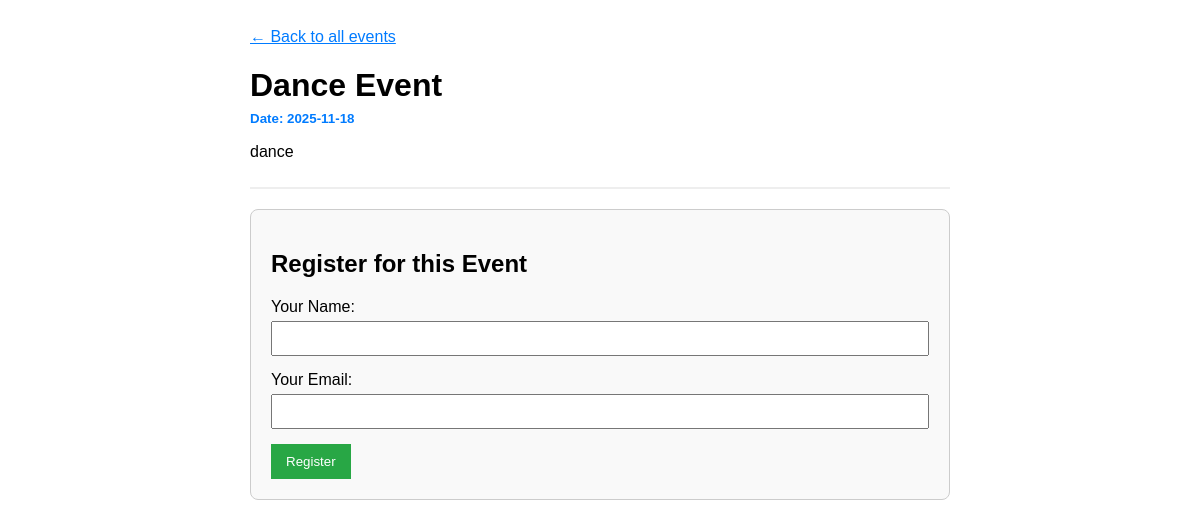
Screenshot of /event/1 with the database file from the repository.
### app.py (models this page shows)
class Event(db.Model):
    id = db.Column(db.Integer, primary_key=True)
    title = db.Column(db.String(100), nullable=False)
    description = db.Column(db.String(300), nullable=True)
    event_date = db.Column(db.String(20), nullable=False)
    registrations = db.relationship('Registration', backref='event', lazy=True)

### app.py (the view)
    @app.route('/event/<int:event_id>')
    def event_details(event_id):
        event = db.get_or_404(Event, event_id)
        return render_template('event_details.html', event=event)

### templates/event_details.html (shortened to what this page needs)
<!DOCTYPE html>
<html lang="en">
<head>
</head>
<body>
    <div class="container">
        <a href="/">&larr; Back to all events</a>
        <div class="event-header">
            <h1>{{ event.title }}</h1>
            <small>Date: {{ event.event_date }}</small>
            <p>{{ event.description }}</p>
        </div>
        <div class="registration-form">
            <h2>Register for this Event</h2>
            <form action="{{ url_for('register', event_id=event.id) }}" method="POST">
                <div>
                    <label for="name">Your Name:</label>
                    <input type="text" id="name" name="name" required>
                </div>
                <div>
                    <label for="email">Your Email:</label>
                    <input type="email" id="email" name="email" required>
                </div>
                <button type="submit">Register</button>
            </form>
        </div>
    </div>
</body>
</html>

### templates/event_details.html (style rules this page uses)
body { font-family: sans-serif; padding: 20px; }
.container { max-width: 700px; margin: auto; }
.event-header { border-bottom: 2px solid #eee; padding-bottom: 10px; }
.event-header h1 { margin-bottom: 5px; }
.event-header small { color: #007bff; font-weight: bold; }
.registration-form { background-color: #f9f9f9; border: 1px solid #ccc; padding: 20px; border-radius: 8px; margin-top: 20px; }
div { margin-bottom: 15px; }
label { display: block; margin-bottom: 5px; }
input { width: 100%; padding: 8px; box-sizing: border-box; }
button { padding: 10px 15px; background-color: #28a745; color: white; border: none; }
a { color: #007bff; }

### rows the page displays
Event: title "Dance Event", event_date "2025-11-18", description "dance"
